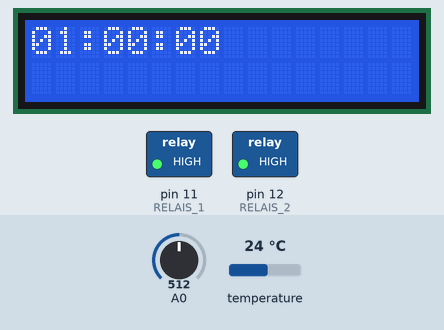
The sketch below on a simulated Arduino Uno, built with avr-gcc and run on an emulated ATmega328P. Parts: 16×2 character LCD, switched loads named in the sketch (green lamp = pin HIGH). The inputs (shaded band) are chosen by the test bench; at power-on: A0 = 512, temperature 24 °C. What the sketch prints to the serial monitor is not drawn.

Above: at 1.6 s.
1.7 s: A0 set to 306
At 2.4 s:
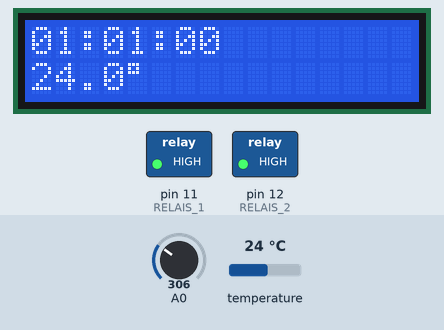
5.9 s: temperature set to 10.4 °C
At 7.4 s:
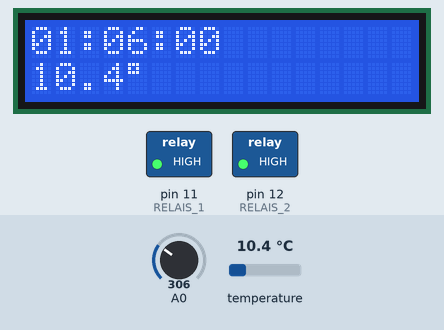
8.5 s: temperature set to 9.3 °C
At 9.8 s:
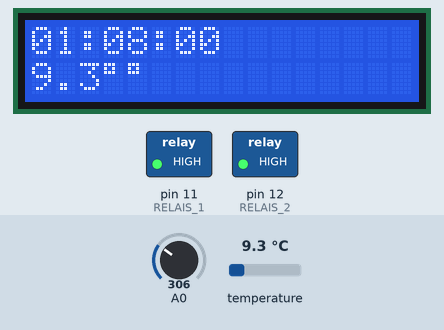
12.7 s: A0 set to 290
At 13.8 s:
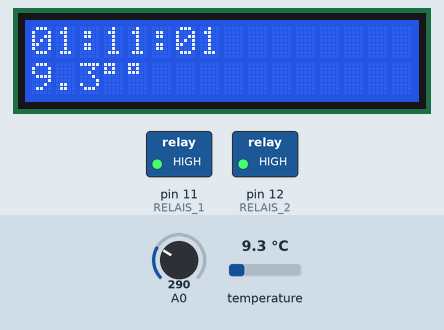
15.5 s: A0 set to 310
At 16.6 s:
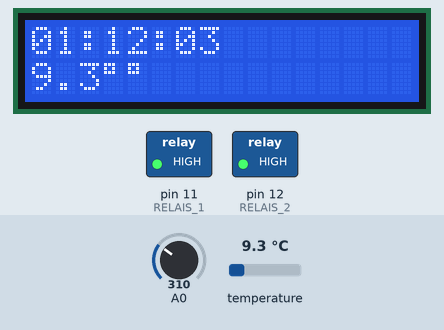
18.5 s: temperature set to 12 °C
At 19.8 s:
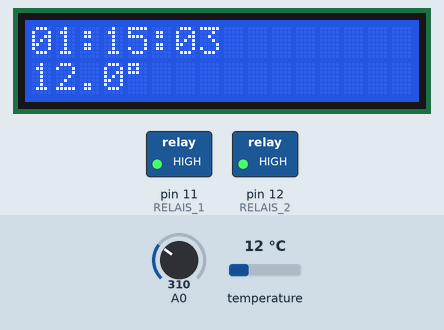
Timing chart, 0 to 21.5 s (numbered marks = the images above; inputs shaded):
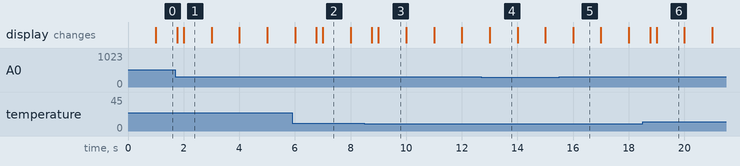

The sketch:

lcd_En_Relaisen_ds1820.ino
```cpp
/*
  Microprocesor cursus
  Riekus Bennink
  Klok
*/

// include the library code:
#include <LiquidCrystal.h>
#include <DallasTemperature.h>


#define RELAIS_1 11
#define RELAIS_2 12

#define UUR_1_ON 10
#define UUR_1_OF 22

//Data wire is plugged into port 3 on the Arduino
#define ONE_WIRE_BUS 3

// Setup a oneWire instance to communicate with any OneWire devices (not just Maxim/Dallas temperature ICs)
OneWire oneWire(ONE_WIRE_BUS);

// Pass our oneWire reference to Dallas Temperature.
DallasTemperature sensors(&oneWire);


// de Select shakelaar set de uren
// de Left schakelaar set de minuten
// de right schakelaar set de secondes op nul

// initialize the library by associating any needed LCD interface pin
// with the arduino pin number it is connected to
const int rs = 8, en = 9, d4 = 4, d5 = 5, d6 = 6, d7 = 7;

LiquidCrystal lcd(rs, en, d4, d5, d6, d7);

OneWire  ds(13);
byte data[9];
byte addr[8];


float temperature;
byte uur = 0;
byte minuten = 0;
byte sec = 0;

String extraNul(byte getal) {
  if (getal < 10) {
    return "0" + String(getal);
  } else {
    return String(getal);
  }
}


void HandleRelais_1(){
  if(uur >= UUR_1_ON && uur <UUR_1_OF){
    digitalWrite(RELAIS_1, LOW );
  }else{
    digitalWrite(RELAIS_1, HIGH );
  }
}


void displayklok() {
  lcd.setCursor(0, 0);
  lcd.print(extraNul(uur));
  lcd.print(":");
  lcd.print(extraNul(minuten));
  lcd.print(":");
  lcd.print(extraNul(sec));
}


void berekenKlokWaarde() {
  sec++;
  if (sec > 59) {
    sec = 0;
    minuten++;
    if (minuten > 59) {
      minuten = 0;
      uur++;
      if (uur > 23) {
        uur = 0;
      }
    }
  }
}

void displayTemperatuur(){
  lcd.setCursor(0,1);
  lcd.print(temperature,1);
  lcd.print((char)223);
}

bool isEenSchakelaarIngedrukt() {
  int waardeA0 = analogRead(A0);
  Serial.println(waardeA0);
  if (waardeA0 >= 500 && waardeA0 <= 750) {
    //select schakelaar
    uur = (uur + 1) % 24;
    return true;
  }
  if (waardeA0 >= 300 && waardeA0 <= 500) {
    // Left schakelaar
    minuten = (minuten + 1) % 60;
    return true;
  }
  if (waardeA0 >= 0 && waardeA0 <= 50) {
    // right schakelaar
    sec = 0;
    return true;
  }

  return false;
}


void setup() {
  // Start Serial
  Serial.begin(9600);
  // set up the LCD's number of columns and rows:
  lcd.begin(16, 2);
  // set digital poorten
  pinMode(RELAIS_1, OUTPUT);
  pinMode(RELAIS_2, OUTPUT);
  digitalWrite(RELAIS_1, HIGH);
  digitalWrite(RELAIS_2, HIGH);
  // Start up the library
  sensors.begin();
}


void loop() {
  lcd.setCursor(0, 0);
  if (millis() % 1000 == 0) {
    if (!isEenSchakelaarIngedrukt()) {
      berekenKlokWaarde();
    }
    displayklok();
    HandleRelais_1();
    sensors.requestTemperatures(); // Send the command to get temperatures
    temperature = sensors.getTempCByIndex(0);
    displayTemperatuur();

  }

  // print the number of seconds since reset:
}
```

Measured:
- the behaviour switches between 10 and 9.9 °C on temperature (found by bisection; images 2 and 3)
- after the input at 8.5 s, the display: first changes after 0.27 s (image 3 shows a later state)
- after the input at 18.5 s, the display: first changes after 0.27 s (image 6 shows a later state)
- what the display in image 1 shows lasts 1.0 s, from 2.0 s to 3.0 s
